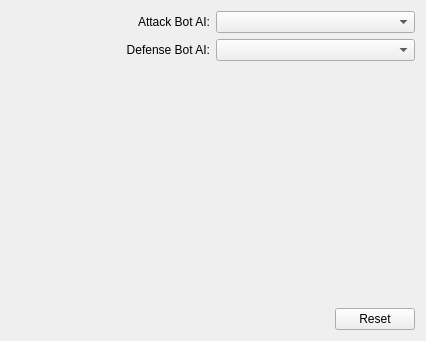
<?xml version="1.0" encoding="UTF-8"?>
<ui version="4.0">
 <class>MainWidget</class>
 <widget class="QWidget" name="MainWidget">
  <property name="geometry">
   <rect>
    <x>0</x>
    <y>0</y>
    <width>426</width>
    <height>341</height>
   </rect>
  </property>
  <property name="windowTitle">
   <string>Form</string>
  </property>
  <layout class="QGridLayout" name="gridLayout">
   <item row="0" column="0" rowspan="4">
    <layout class="QVBoxLayout" name="viewLayout"/>
   </item>
   <item row="0" column="2">
    <widget class="QComboBox" name="cmbAttackBotAI"/>
   </item>
   <item row="0" column="1">
    <widget class="QLabel" name="label">
     <property name="text">
      <string>Attack Bot AI:</string>
     </property>
     <property name="alignment">
      <set>Qt::AlignRight|Qt::AlignTrailing|Qt::AlignVCenter</set>
     </property>
    </widget>
   </item>
   <item row="1" column="2">
    <widget class="QComboBox" name="cmbDefenseBotAI"/>
   </item>
   <item row="1" column="1">
    <widget class="QLabel" name="label_2">
     <property name="text">
      <string>Defense Bot AI:</string>
     </property>
     <property name="alignment">
      <set>Qt::AlignRight|Qt::AlignTrailing|Qt::AlignVCenter</set>
     </property>
    </widget>
   </item>
   <item row="2" column="2">
    <spacer name="verticalSpacer">
     <property name="orientation">
      <enum>Qt::Vertical</enum>
     </property>
     <property name="sizeHint" stdset="0">
      <size>
       <width>20</width>
       <height>40</height>
      </size>
     </property>
    </spacer>
   </item>
   <item row="3" column="1" colspan="2">
    <layout class="QHBoxLayout" name="horizontalLayout">
     <item>
      <spacer name="horizontalSpacer">
       <property name="orientation">
        <enum>Qt::Horizontal</enum>
       </property>
       <property name="sizeHint" stdset="0">
        <size>
         <width>40</width>
         <height>20</height>
        </size>
       </property>
      </spacer>
     </item>
     <item>
      <widget class="QPushButton" name="btnReset">
       <property name="text">
        <string>Reset</string>
       </property>
      </widget>
     </item>
    </layout>
   </item>
  </layout>
 </widget>
 <resources/>
 <connections/>
</ui>
